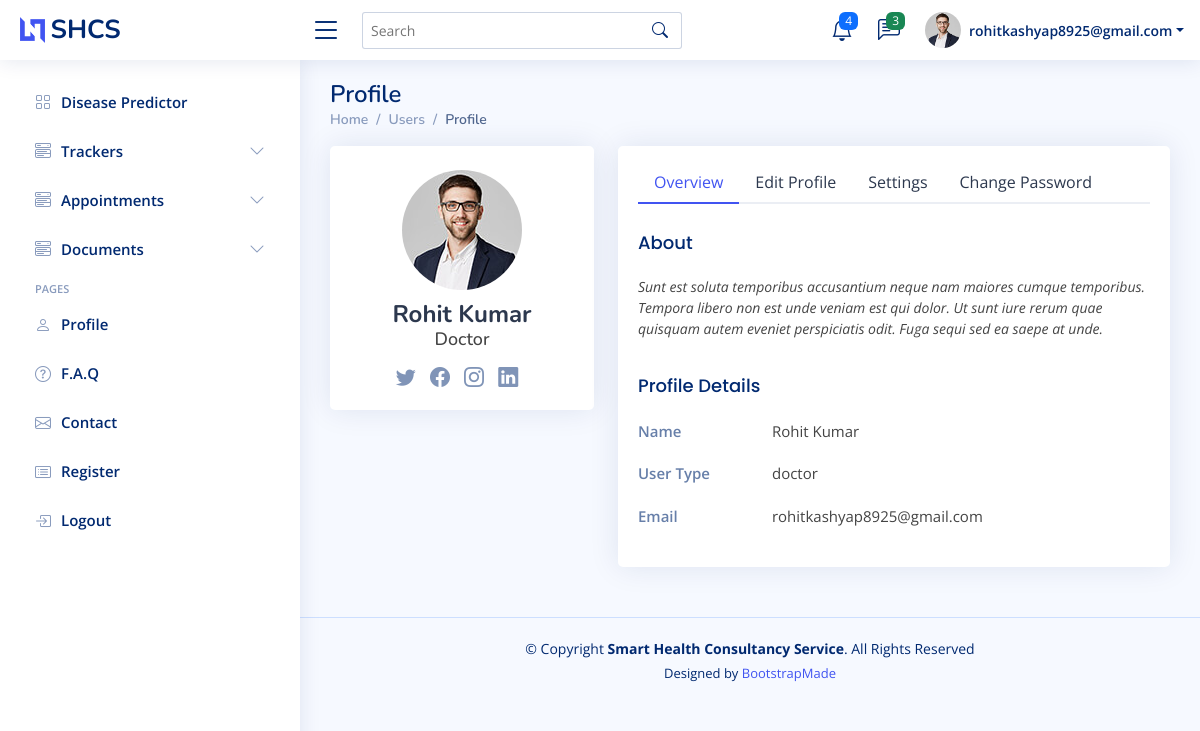
The app's page /profile/ (signed in) with its own data.
### myapp/models.py (models this page shows, shortened)
class User(AbstractBaseUser):
    first_name = models.CharField(max_length=25,blank=True)
    last_name = models.CharField(max_length=25,blank=True)
    phone_number = models.CharField(max_length=14,blank=True)
    email = models.EmailField(verbose_name='Email',max_length=255,unique=True,blank=True)
    gender = models.CharField(choices=(('Male','Male'),('Female','Female')),max_length=10,blank=True)
    user_type = models.CharField(choices=(('Doctor','Doctor'),('Patient','Patient'),('Handler_Team','Handler_Team')),default="Patient",max_length=17,blank=True)
    address = models.TextField(max_length=200,null=True,blank=True)
    is_active = models.BooleanField(default=True)
    is_admin = models.BooleanField(default=False)
    objects = UserManager()
    USERNAME_FIELD = 'email'
    REQUIRED_FIELDS = ['gender','user_type']
    def __str__(self):
        return self.email

### myapp/views.py (the view)
# urls.py: path('profile/',views.profile),
def profile(request):
    return render(request,"profile.html")

### myapp/templates/profile.html (shortened to what this page needs)
<!DOCTYPE html>
<html lang="en">
<head>
    <meta content="width=device-width, initial-scale=1.0" name="viewport"> {% load static %}
    <link href={% static "assets/vendor/bootstrap/css/bootstrap.min.css" %} rel="stylesheet">
    <link href={% static "assets/vendor/bootstrap-icons/bootstrap-icons.css" %} rel="stylesheet">
    <link href={% static "assets/vendor/boxicons/css/boxicons.min.css" %} rel="stylesheet">
    <link href={% static "assets/vendor/quill/quill.snow.css" %} rel="stylesheet">
    <link href={% static "assets/vendor/quill/quill.bubble.css" %} rel="stylesheet">
    <link href={% static "assets/vendor/remixicon/remixicon.css" %} rel="stylesheet">
    <link href={% static "assets/vendor/simple-datatables/style.css" %} rel="stylesheet">
    <link href={% static "assets/css/style.css" %} rel="stylesheet">
</head>
<body>
    <header id="header" class="header fixed-top d-flex align-items-center">
        <div class="d-flex align-items-center justify-content-between">
            <a href="index.html" class="logo d-flex align-items-center">
                <img src={% static "assets/img/logo.png" %} alt="">
                <span class="d-none d-lg-block">SHCS</span>
            </a>
            <i class="bi bi-list toggle-sidebar-btn"></i>
        </div>
        <div class="search-bar">
            <form class="search-form d-flex align-items-center" method="POST" action="#">
                <input type="text" name="query" placeholder="Search" title="Enter search keyword">
                <button type="submit" title="Search"><i class="bi bi-search"></i></button>
            </form>
        </div>
        <nav class="header-nav ms-auto">
            <ul class="d-flex align-items-center">
                <li class="nav-item dropdown">
                    <a class="nav-link nav-icon" href="#" data-bs-toggle="dropdown">
                        <i class="bi bi-bell"></i>
                        <span class="badge bg-primary badge-number">4</span>
                    </a>
                </li>
                <li class="nav-item dropdown">
                    <a class="nav-link nav-icon" href="#" data-bs-toggle="dropdown">
                        <i class="bi bi-chat-left-text"></i>
                        <span class="badge bg-success badge-number">3</span>
                    </a>
                </li>
                <li class="nav-item dropdown pe-3">
                    <a class="nav-link nav-profile d-flex align-items-center pe-0" href="#" data-bs-toggle="dropdown">
                        <img src={% static "assets/img/profile-img.jpg" %} alt="Profile" class="rounded-circle">
                        <span class="d-none d-md-block dropdown-toggle ps-2">{{user}}</span>
                    </a>
                </li>
            </ul>
        </nav>
    </header>
    <aside id="sidebar" class="sidebar">
      <ul class="sidebar-nav" id="sidebar-nav">
        <li class="nav-item">
          <a class="nav-link collapsed" href="/dashboard/">
            <i class="bi bi-grid"></i>
            <span>Disease Predictor</span>
          </a>
        </li>
        <li class="nav-item">
          <a class="nav-link collapsed" data-bs-target="#components-nav" data-bs-toggle="collapse" href="#">
            <i class="bi bi-menu-button-wide"></i><span>Trackers</span><i class="bi bi-chevron-down ms-auto"></i>
          </a>
        </li>
        <li class="nav-item">
          <a class="nav-link collapsed" data-bs-target="#Appointments" data-bs-toggle="collapse" href="#">
            <i class="bi bi-menu-button-wide"></i><span>Appointments</span><i class="bi bi-chevron-down ms-auto"></i>
          </a>
        </li>
        <li class="nav-item">
          <a class="nav-link collapsed" data-bs-target="#Documents" data-bs-toggle="collapse" href="#">
            <i class="bi bi-menu-button-wide"></i><span>Documents</span><i class="bi bi-chevron-down ms-auto"></i>
          </a>
        </li>
        <li class="nav-heading">Pages</li>
        <li class="nav-item">
          <a class="nav-link collapsed" href="users-profile.html">
            <i class="bi bi-person"></i>
            <span>Profile</span>
          </a>
        </li>
        <li class="nav-item">
          <a class="nav-link collapsed" href="pages-faq.html">
            <i class="bi bi-question-circle"></i>
            <span>F.A.Q</span>
          </a>
        </li>
        <li class="nav-item">
          <a class="nav-link collapsed" href="pages-contact.html">
            <i class="bi bi-envelope"></i>
            <span>Contact</span>
          </a>
        </li>
        <li class="nav-item">
          <a class="nav-link collapsed" href="pages-register.html">
            <i class="bi bi-card-list"></i>
            <span>Register</span>
          </a>
        </li>
        <li class="nav-item">
          <a class="nav-link collapsed" href="/logout/">
            <i class="bi bi-box-arrow-in-right"></i>
            <span>Logout</span>
          </a>
        </li>
      </ul>
    </aside>
    <main id="main" class="main">
        <div class="pagetitle">
            <h1>Profile</h1>
            <nav>
                <ol class="breadcrumb">
                    <li class="breadcrumb-item"><a href="index.html">Home</a></li>
                    <li class="breadcrumb-item">Users</li>
                    <li class="breadcrumb-item active">Profile</li>
                </ol>
            </nav>
        </div>
        <section class="section profile">
            <div class="row">
                <div class="col-xl-4">
                    <div class="card">
                        <div class="card-body profile-card pt-4 d-flex flex-column align-items-center">
                            <img src={% static "assets/img/profile-img.jpg" %} alt="Profile" class="rounded-circle">
                            <h2>{{user.first_name}} {{user.last_name}}</h2>
                            <h3>{{user.user_type}}</h3>
                            <div class="social-links mt-2">
                                <a href="#" class="twitter"><i class="bi bi-twitter"></i></a>
                                <a href="#" class="facebook"><i class="bi bi-facebook"></i></a>
                                <a href="#" class="instagram"><i class="bi bi-instagram"></i></a>
                                <a href="#" class="linkedin"><i class="bi bi-linkedin"></i></a>
                            </div>
                        </div>
                    </div>
                </div>
                <div class="col-xl-8">
                    <div class="card">
                        <div class="card-body pt-3">
                            <ul class="nav nav-tabs nav-tabs-bordered">
                                <li class="nav-item">
                                    <button class="nav-link active" data-bs-toggle="tab" data-bs-target="#profile-overview">Overview</button>
                                </li>
                                <li class="nav-item">
                                    <button class="nav-link" data-bs-toggle="tab" data-bs-target="#profile-edit">Edit Profile</button>
                                </li>
                                <li class="nav-item">
                                    <button class="nav-link" data-bs-toggle="tab" data-bs-target="#profile-settings">Settings</button>
                                </li>
                                <li class="nav-item">
                                    <button class="nav-link" data-bs-toggle="tab" data-bs-target="#profile-change-password">Change Password</button>
                                </li>
                            </ul>
                            <div class="tab-content pt-2">
                                <div class="tab-pane fade show active profile-overview" id="profile-overview">
                                    <h5 class="card-title">About</h5>
                                    <p class="small fst-italic">Sunt est soluta temporibus accusantium neque nam maiores cumque temporibus. Tempora libero non est unde veniam est qui dolor. Ut sunt iure rerum quae quisquam autem eveniet perspiciatis odit. Fuga sequi sed ea saepe
                                        at unde.</p>
                                    <h5 class="card-title">Profile Details</h5>
                                    <div class="row">
                                        <div class="col-lg-3 col-md-4 label ">Name</div>
                                        <div class="col-lg-9 col-md-8">{{user.first_name}} {{user.last_name}}</div>
                                    </div>
                                    <div class="row">
                                        <div class="col-lg-3 col-md-4 label">User Type</div>
                                        <div class="col-lg-9 col-md-8">{{user.user_type|lower}}</div>
                                    </div>
                                    <div class="row">
                                        <div class="col-lg-3 col-md-4 label">Email</div>
                                        <div class="col-lg-9 col-md-8">{{user.email}}</div>
                                    </div>
                                </div>
                            </div>
                        </div>
                    </div>
                </div>
            </div>
        </section>
    </main>
    <footer id="footer" class="footer">
        <div class="copyright">
            &copy; Copyright <strong><span>Smart Health Consultancy Service</span></strong>. All Rights Reserved
        </div>
        <div class="credits">
            Designed by <a href="https://bootstrapmade.com/">BootstrapMade</a>
        </div>
    </footer>
</body>
</html>

### records on screen
User: password+email "rohitkashyap8925@gmail.com", first_name "Rohit", last_name "Kumar", user_type "Doctor", user_type "doctor", email "rohitkashyap8925@gmail.com"
